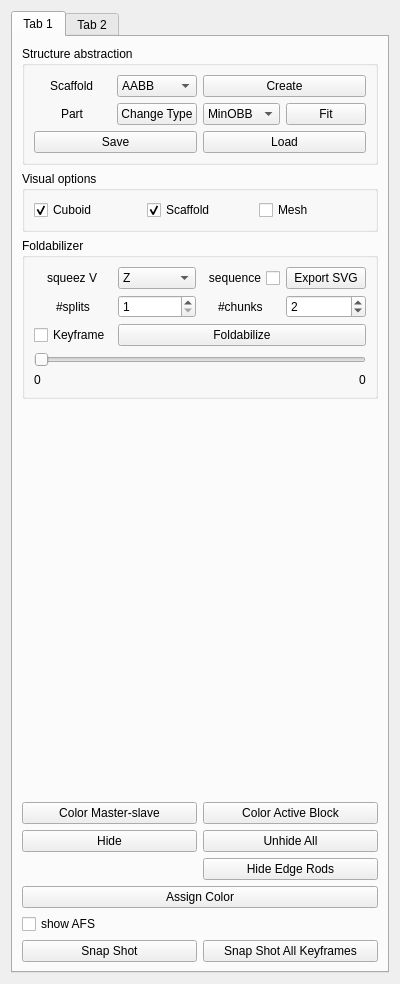
<?xml version="1.0" encoding="UTF-8"?>
<ui version="4.0">
 <class>FdWidget</class>
 <widget class="QWidget" name="FdWidget">
  <property name="geometry">
   <rect>
    <x>0</x>
    <y>0</y>
    <width>400</width>
    <height>984</height>
   </rect>
  </property>
  <property name="minimumSize">
   <size>
    <width>400</width>
    <height>0</height>
   </size>
  </property>
  <property name="maximumSize">
   <size>
    <width>400</width>
    <height>16777215</height>
   </size>
  </property>
  <property name="windowTitle">
   <string>Form</string>
  </property>
  <layout class="QGridLayout" name="gridLayout">
   <item row="5" column="0" colspan="3">
    <widget class="QTabWidget" name="foldTabs">
     <property name="enabled">
      <bool>true</bool>
     </property>
     <property name="currentIndex">
      <number>0</number>
     </property>
     <widget class="QWidget" name="tab">
      <attribute name="title">
       <string>Tab 1</string>
      </attribute>
      <layout class="QGridLayout" name="gridLayout_6">
       <item row="1" column="0" colspan="2">
        <widget class="QGroupBox" name="groupBox_2">
         <property name="title">
          <string>Visual options</string>
         </property>
         <layout class="QGridLayout" name="gridLayout_3">
          <item row="2" column="2">
           <widget class="QCheckBox" name="showMesh">
            <property name="text">
             <string>Mesh</string>
            </property>
            <property name="checked">
             <bool>false</bool>
            </property>
           </widget>
          </item>
          <item row="2" column="1">
           <widget class="QCheckBox" name="showScaffold">
            <property name="text">
             <string>Scaffold</string>
            </property>
            <property name="checked">
             <bool>true</bool>
            </property>
           </widget>
          </item>
          <item row="2" column="0">
           <widget class="QCheckBox" name="showCuboid">
            <property name="text">
             <string>Cuboid</string>
            </property>
            <property name="checked">
             <bool>true</bool>
            </property>
           </widget>
          </item>
         </layout>
        </widget>
       </item>
       <item row="2" column="0" colspan="2">
        <widget class="QGroupBox" name="groupBox_3">
         <property name="title">
          <string>Foldabilizer</string>
         </property>
         <layout class="QGridLayout" name="gridLayout_4">
          <item row="1" column="0" alignment="Qt::AlignHCenter">
           <widget class="QLabel" name="label_6">
            <property name="text">
             <string>squeez V</string>
            </property>
           </widget>
          </item>
          <item row="1" column="1">
           <widget class="QComboBox" name="sqzV">
            <item>
             <property name="text">
              <string>Z</string>
             </property>
            </item>
            <item>
             <property name="text">
              <string>X</string>
             </property>
            </item>
            <item>
             <property name="text">
              <string>Y</string>
             </property>
            </item>
           </widget>
          </item>
          <item row="2" column="2" alignment="Qt::AlignHCenter">
           <widget class="QLabel" name="label_10">
            <property name="text">
             <string>#chunks</string>
            </property>
           </widget>
          </item>
          <item row="2" column="3">
           <widget class="QSpinBox" name="nbChunks">
            <property name="minimum">
             <number>1</number>
            </property>
            <property name="maximum">
             <number>10</number>
            </property>
            <property name="value">
             <number>2</number>
            </property>
           </widget>
          </item>
          <item row="4" column="1" colspan="3">
           <widget class="QPushButton" name="foldabilize">
            <property name="text">
             <string>Foldabilize</string>
            </property>
           </widget>
          </item>
          <item row="4" column="0">
           <widget class="QCheckBox" name="showKeyframe">
            <property name="text">
             <string>Keyframe</string>
            </property>
           </widget>
          </item>
          <item row="2" column="0" alignment="Qt::AlignHCenter">
           <widget class="QLabel" name="label_3">
            <property name="text">
             <string>#splits</string>
            </property>
           </widget>
          </item>
          <item row="2" column="1">
           <widget class="QSpinBox" name="nbSplits">
            <property name="minimum">
             <number>1</number>
            </property>
            <property name="maximum">
             <number>5</number>
            </property>
           </widget>
          </item>
          <item row="6" column="3" alignment="Qt::AlignRight">
           <widget class="QLabel" name="nbKeyframeSlider">
            <property name="text">
             <string>0</string>
            </property>
           </widget>
          </item>
          <item row="5" column="0" colspan="4">
           <widget class="QSlider" name="keyframeSlider">
            <property name="minimum">
             <number>0</number>
            </property>
            <property name="maximum">
             <number>0</number>
            </property>
            <property name="orientation">
             <enum>Qt::Horizontal</enum>
            </property>
           </widget>
          </item>
          <item row="6" column="0">
           <widget class="QLabel" name="label_12">
            <property name="text">
             <string>0</string>
            </property>
           </widget>
          </item>
          <item row="1" column="3">
           <widget class="QPushButton" name="exportVector">
            <property name="text">
             <string>Export SVG</string>
            </property>
           </widget>
          </item>
          <item row="1" column="2">
           <widget class="QCheckBox" name="isSVGsequence">
            <property name="layoutDirection">
             <enum>Qt::RightToLeft</enum>
            </property>
            <property name="text">
             <string>sequence</string>
            </property>
           </widget>
          </item>
         </layout>
        </widget>
       </item>
       <item row="0" column="0" colspan="2">
        <widget class="QGroupBox" name="groupBox">
         <property name="title">
          <string>Structure abstraction</string>
         </property>
         <layout class="QGridLayout" name="gridLayout_2">
          <item row="1" column="1" alignment="Qt::AlignHCenter">
           <widget class="QLabel" name="label">
            <property name="text">
             <string>Part</string>
            </property>
           </widget>
          </item>
          <item row="1" column="3">
           <widget class="QComboBox" name="refitMethod">
            <property name="editable">
             <bool>false</bool>
            </property>
            <item>
             <property name="text">
              <string>MinOBB</string>
             </property>
            </item>
            <item>
             <property name="text">
              <string>AABB</string>
             </property>
            </item>
            <item>
             <property name="text">
              <string>PCA</string>
             </property>
            </item>
           </widget>
          </item>
          <item row="1" column="4">
           <widget class="QPushButton" name="fitCuboid">
            <property name="text">
             <string>Fit</string>
            </property>
           </widget>
          </item>
          <item row="1" column="2">
           <widget class="QPushButton" name="changeCuboidType">
            <property name="text">
             <string>Change Type</string>
            </property>
           </widget>
          </item>
          <item row="2" column="3" colspan="2">
           <widget class="QPushButton" name="loadScaffold">
            <property name="text">
             <string>Load</string>
            </property>
           </widget>
          </item>
          <item row="2" column="1" colspan="2">
           <widget class="QPushButton" name="saveScaffold">
            <property name="text">
             <string>Save</string>
            </property>
           </widget>
          </item>
          <item row="0" column="1" alignment="Qt::AlignHCenter">
           <widget class="QLabel" name="label_2">
            <property name="text">
             <string>Scaffold</string>
            </property>
           </widget>
          </item>
          <item row="0" column="3" colspan="2">
           <widget class="QPushButton" name="createScaffold">
            <property name="text">
             <string>Create</string>
            </property>
           </widget>
          </item>
          <item row="0" column="2">
           <widget class="QComboBox" name="fitMethod">
            <item>
             <property name="text">
              <string>AABB</string>
             </property>
            </item>
            <item>
             <property name="text">
              <string>MinOBB</string>
             </property>
            </item>
            <item>
             <property name="text">
              <string>PCA</string>
             </property>
            </item>
           </widget>
          </item>
         </layout>
        </widget>
       </item>
       <item row="4" column="0">
        <spacer name="verticalSpacer">
         <property name="orientation">
          <enum>Qt::Vertical</enum>
         </property>
         <property name="sizeHint" stdset="0">
          <size>
           <width>20</width>
           <height>40</height>
          </size>
         </property>
        </spacer>
       </item>
       <item row="11" column="0">
        <widget class="QPushButton" name="snapshot">
         <property name="text">
          <string>Snap Shot</string>
         </property>
        </widget>
       </item>
       <item row="11" column="1">
        <widget class="QPushButton" name="snapshotAll">
         <property name="text">
          <string>Snap Shot All Keyframes</string>
         </property>
        </widget>
       </item>
       <item row="8" column="0" colspan="2">
        <widget class="QPushButton" name="assignColor">
         <property name="text">
          <string>Assign Color</string>
         </property>
        </widget>
       </item>
       <item row="9" column="0">
        <widget class="QCheckBox" name="showAFS">
         <property name="text">
          <string>show AFS</string>
         </property>
         <property name="checked">
          <bool>false</bool>
         </property>
        </widget>
       </item>
       <item row="6" column="0">
        <widget class="QPushButton" name="hideSelNodes">
         <property name="text">
          <string>Hide</string>
         </property>
        </widget>
       </item>
       <item row="6" column="1">
        <widget class="QPushButton" name="unhideAllNodes">
         <property name="text">
          <string>Unhide All</string>
         </property>
        </widget>
       </item>
       <item row="7" column="1">
        <widget class="QPushButton" name="hideEdgeRods">
         <property name="text">
          <string>Hide Edge Rods</string>
         </property>
        </widget>
       </item>
       <item row="5" column="0">
        <widget class="QPushButton" name="colorMasterSlave">
         <property name="text">
          <string>Color Master-slave</string>
         </property>
        </widget>
       </item>
       <item row="5" column="1">
        <widget class="QPushButton" name="colorActiveBlock">
         <property name="text">
          <string>Color Active Block</string>
         </property>
        </widget>
       </item>
      </layout>
     </widget>
     <widget class="QWidget" name="tab_2">
      <attribute name="title">
       <string>Tab 2</string>
      </attribute>
      <layout class="QGridLayout" name="gridLayout_8">
       <item row="0" column="2" colspan="2">
        <widget class="QGroupBox" name="groupBox_4">
         <property name="title">
          <string>Animation</string>
         </property>
         <layout class="QGridLayout" name="gridLayout_5">
          <item row="5" column="0" colspan="2">
           <widget class="QPushButton" name="genKeyframes">
            <property name="text">
             <string>Generate Keyframes</string>
            </property>
           </widget>
          </item>
          <item row="0" column="1">
           <widget class="QSpinBox" name="nbKeyframes">
            <property name="minimum">
             <number>0</number>
            </property>
            <property name="maximum">
             <number>100</number>
            </property>
            <property name="value">
             <number>25</number>
            </property>
           </widget>
          </item>
          <item row="0" column="0">
           <widget class="QLabel" name="label_4">
            <property name="text">
             <string>#keyframes</string>
            </property>
           </widget>
          </item>
          <item row="8" column="1">
           <widget class="QPushButton" name="exportCurrent">
            <property name="text">
             <string>Export Current</string>
            </property>
           </widget>
          </item>
          <item row="1" column="1">
           <widget class="QDoubleSpinBox" name="thickness"/>
          </item>
          <item row="1" column="0">
           <widget class="QLabel" name="label_5">
            <property name="text">
             <string>thickness</string>
            </property>
           </widget>
          </item>
         </layout>
        </widget>
       </item>
       <item row="0" column="0" rowspan="2" colspan="2">
        <widget class="QGroupBox" name="groupBox_9">
         <property name="title">
          <string>Decomposition</string>
         </property>
         <layout class="QGridLayout" name="gridLayout_10">
          <item row="0" column="0">
           <widget class="QCheckBox" name="showDecomp">
            <property name="text">
             <string>Decomp.</string>
            </property>
           </widget>
          </item>
          <item row="2" column="0">
           <widget class="QPushButton" name="clearDcList">
            <property name="text">
             <string>Clear</string>
            </property>
           </widget>
          </item>
          <item row="1" column="0">
           <widget class="QPushButton" name="decompose">
            <property name="text">
             <string>Decompose</string>
            </property>
           </widget>
          </item>
          <item row="3" column="0">
           <widget class="QPushButton" name="exportCollFOG">
            <property name="text">
             <string>Export collFOG</string>
            </property>
           </widget>
          </item>
         </layout>
        </widget>
       </item>
       <item row="2" column="0">
        <widget class="QLabel" name="label_7">
         <property name="text">
          <string>--Dcs--</string>
         </property>
        </widget>
       </item>
       <item row="2" column="3">
        <widget class="QLabel" name="label_11">
         <property name="text">
          <string>--Block Sln.--</string>
         </property>
        </widget>
       </item>
       <item row="2" column="1">
        <widget class="QLabel" name="label_8">
         <property name="text">
          <string>--Blocks--</string>
         </property>
        </widget>
       </item>
       <item row="2" column="2">
        <widget class="QLabel" name="label_9">
         <property name="text">
          <string>--Chains--</string>
         </property>
        </widget>
       </item>
       <item row="3" column="1">
        <widget class="QListWidget" name="blockList"/>
       </item>
       <item row="3" column="3">
        <widget class="QListWidget" name="slnList"/>
       </item>
       <item row="3" column="2">
        <widget class="QListWidget" name="chainList"/>
       </item>
       <item row="3" column="0">
        <widget class="QListWidget" name="dcList"/>
       </item>
       <item row="4" column="0" colspan="4">
        <widget class="QGroupBox" name="groupBox_6">
         <property name="title">
          <string>Debug</string>
         </property>
         <layout class="QGridLayout" name="gridLayout_7">
          <item row="0" column="0">
           <widget class="QPushButton" name="test1">
            <property name="text">
             <string>TEST-1</string>
            </property>
           </widget>
          </item>
          <item row="0" column="1">
           <widget class="QPushButton" name="test2">
            <property name="text">
             <string>TEST-2</string>
            </property>
           </widget>
          </item>
         </layout>
        </widget>
       </item>
      </layout>
     </widget>
    </widget>
   </item>
  </layout>
 </widget>
 <resources/>
 <connections/>
</ui>
